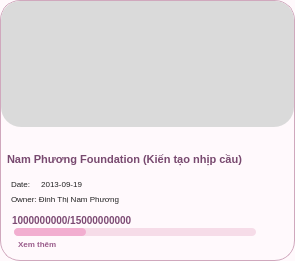
     <widget class="QFrame" name="card2">
      <property name="geometry">
       <rect>
        <x>644</x>
        <y>185</y>
        <width>295</width>
        <height>261</height>
       </rect>
      </property>
      <property name="styleSheet">
       <string notr="true">QFrame{
    background:#FFF9FC;
    border:1px solid #D0A8BD;
    border-radius:20px;
}</string>
      </property>
      <widget class="QLabel" name="card2Image">
       <property name="geometry">
        <rect>
         <x>1</x>
         <y>1</y>
         <width>293</width>
         <height>126</height>
        </rect>
       </property>
       <property name="styleSheet">
        <string notr="true">QLabel{
    background:#DADADA;
    color:#666;
    border:none;
    border-top-left-radius:19px;
    border-top-right-radius:19px;
}</string>
       </property>
       <property name="pixmap">
        <pixmap>campaign31</pixmap>
       </property>
       <property name="scaledContents">
        <bool>true</bool>
       </property>
      </widget>
      <widget class="QLabel" name="card2Title">
       <property name="geometry">
        <rect>
         <x>7</x>
         <y>136</y>
         <width>279</width>
         <height>46</height>
        </rect>
       </property>
       <property name="styleSheet">
        <string notr="true">QLabel{
    color:#78496F;
    font-size:11px;
    font-weight:800;
    background:transparent;
    border:none;
}</string>
       </property>
       <property name="text">
        <string>Nam Phương Foundation (Kiến tạo nhịp cầu)</string>
       </property>
       <property name="wordWrap">
        <bool>true</bool>
       </property>
      </widget>
      <widget class="QLabel" name="card2Date">
       <property name="geometry">
        <rect>
         <x>11</x>
         <y>176</y>
         <width>170</width>
         <height>16</height>
        </rect>
       </property>
       <property name="styleSheet">
        <string notr="true">QLabel{
    color:#222;
    font-size:8px;
    background:transparent;
    border:none;
}</string>
       </property>
       <property name="text">
        <string>Date:     2013-09-19</string>
       </property>
      </widget>
      <widget class="QLabel" name="card2Owner">
       <property name="geometry">
        <rect>
         <x>11</x>
         <y>191</y>
         <width>190</width>
         <height>16</height>
        </rect>
       </property>
       <property name="styleSheet">
        <string notr="true">QLabel{
    color:#222;
    font-size:8px;
    background:transparent;
    border:none;
}</string>
       </property>
       <property name="text">
        <string>Owner: Đinh Thị Nam Phương</string>
       </property>
      </widget>
      <widget class="QLabel" name="card2Money">
       <property name="geometry">
        <rect>
         <x>12</x>
         <y>210</y>
         <width>220</width>
         <height>20</height>
        </rect>
       </property>
       <property name="styleSheet">
        <string notr="true">QLabel{
    color:#7C4A73;
    font-size:10px;
    font-weight:900;
    background:transparent;
    border:none;
}</string>
       </property>
       <property name="text">
        <string>1000000000/15000000000</string>
       </property>
      </widget>
      <widget class="QProgressBar" name="card2Progress">
       <property name="geometry">
        <rect>
         <x>14</x>
         <y>228</y>
         <width>242</width>
         <height>8</height>
        </rect>
       </property>
       <property name="styleSheet">
        <string notr="true">QProgressBar{
    background:#F6DCE8;
    border:none;
    border-radius:4px;
}
QProgressBar::chunk{
    background:#F2AED0;
    border-radius:4px;
}</string>
       </property>
       <property name="value">
        <number>30</number>
       </property>
       <property name="textVisible">
        <bool>false</bool>
       </property>
      </widget>
      <widget class="QLabel" name="card2More">
       <property name="geometry">
        <rect>
         <x>18</x>
         <y>236</y>
         <width>70</width>
         <height>16</height>
        </rect>
       </property>
       <property name="styleSheet">
        <string notr="true">QLabel{
    color:#9A5C8B;
    font-size:8px;
    font-weight:700;
    background:transparent;
    border:none;
}</string>
       </property>
       <property name="text">
        <string>Xem thêm</string>
       </property>
      </widget>
     </widget>
